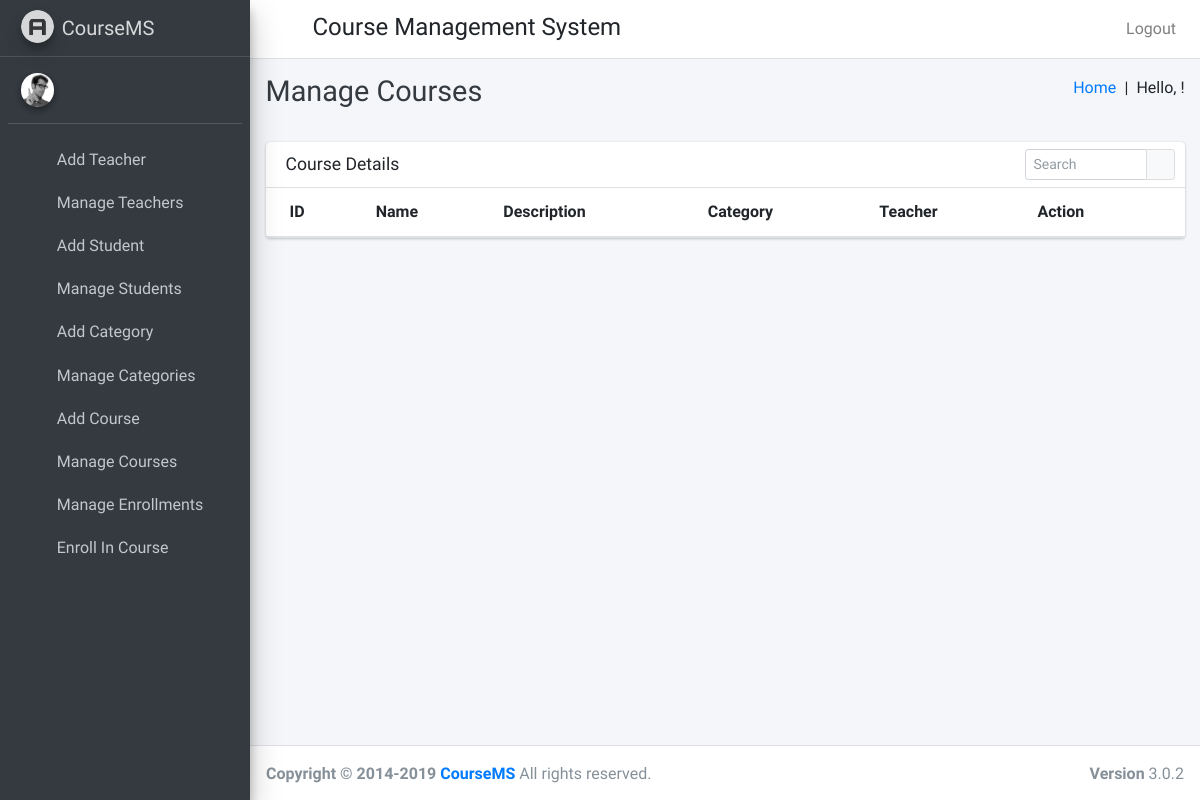
The page /manage_courses on the database as committed earlier.
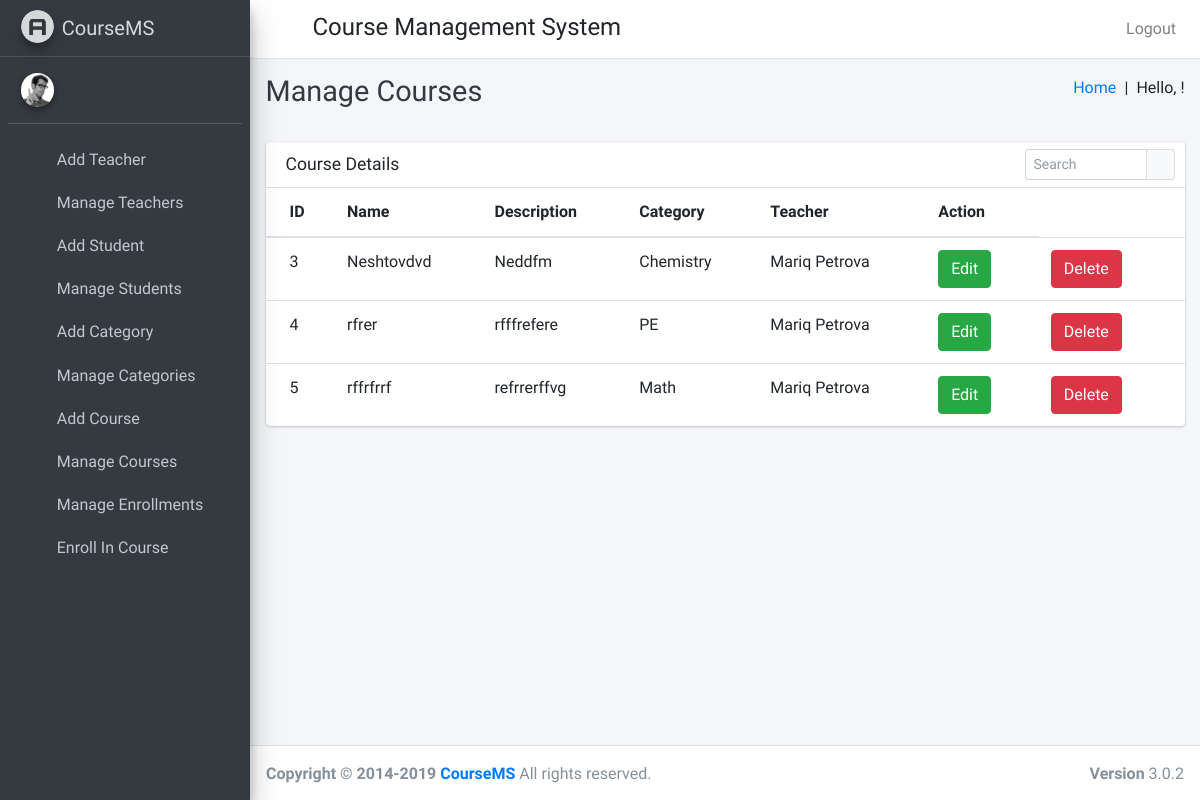
The same page on the database as committed later.
### course/models.py (models this page shows, shortened)
class Course(models.Model):
    id = models.AutoField(primary_key=True)
    course_name = models.CharField(max_length=255)
    category_id = models.ForeignKey(Category, on_delete=models.CASCADE)
    course_description = models.TextField()
    teacher_id = models.ForeignKey(Teacher, on_delete=models.CASCADE)
    created_at = models.DateTimeField(auto_now_add=True)
    updated_at = models.DateTimeField(auto_now=True)
    students = models.ManyToManyField(Student, through='Enrollment')

class Category(models.Model):
    id = models.AutoField(primary_key=True)
    category_name = models.CharField(max_length=25, unique=True)
    def __str__(self):
        return f'{self.category_name}'

class Teacher(models.Model):
    id = models.AutoField(primary_key=True)
    user = models.OneToOneField(User, on_delete=models.CASCADE)
    address = models.TextField()
    created_at=models.DateTimeField(auto_now_add=True)
    updated_at=models.DateTimeField(auto_now_add=True)
    def __str__(self):
        return f'{self.user.first_name} {self.user.last_name}'

class User(AbstractUser):
    USER_TYPE_SELECTION = (
        (1, "HOD"),
        (2, "Teacher"),
        (3, "Student")
    )
    user_type = models.CharField(max_length=1, choices=USER_TYPE_SELECTION, default=1)

### course/HodViews.py (the view)
# urls.py: path('manage_courses', HodViews.manage_courses, name="manage_courses"),
def manage_courses(request):
    courses = Course.objects.all()
    return render(request, "hod_templates/manage_courses_template.html", {"courses": courses})

### course/templates/hod_templates/manage_courses_template.html
{% extends 'hod_templates/base_template.html' %}
{% block page_title %}
Manage Courses
{% endblock page_title %}
{% block main_content %}
    <section class="content">
      <div class="container-fluid">
           <div class="row">
          <div class="col-12">
            <div class="card">
              <div class="card-header">
                <h3 class="card-title">Course Details</h3>
                <div class="card-tools">
                  <div class="input-group input-group-sm" style="width: 150px;">
                    <input type="text" name="table_search" class="form-control float-right" placeholder="Search">
                    <div class="input-group-append">
                      <button type="submit" class="btn btn-default"><i class="fas fa-search"></i></button>
                    </div>
                  </div>
                </div>
              </div>
              <div class="card-body table-responsive p-0">
                <table class="table table-hover text-nowrap">
                  <thead>
                    <tr>
                      <th>ID</th>
                      <th>Name</th>
                      <th>Description</th>
                      <th>Category</th>
                      <th>Teacher</th>
                      <th>Action</th>
                    </tr>
                  </thead>
                  <tbody>
                  {% for course in courses %}
                    <tr>
                      <td>{{ course.id }}</td>
                      <td>{{ course.course_name }}</td>
                      <td>{{ course.course_description }}</td>
                      <td>{{ course.category_id }}</td>
                      <td>{{ course.teacher_id }}</td>
                      <td><a href="{% url 'edit_course' course_id=course.id %}" class="btn btn-success">Edit</a></td>
                      <td><a href="/delete_course/{{ course.id }}" class="btn btn-danger">Delete</a></td>
                    </tr>
                  {% endfor %}
                  </tbody>
                </table>
              </div>
            </div>
          </div>
        </div>
      </div>
    </section>
{% endblock main_content %}

Rows that differ between the two databases and show on the page:
added Course: id "3", course_name "Neshtovdvd", course_description "Neddfm", category_id "Chemistry", teacher_id "Mariq Petrova"
added Course: id "4", course_name "rfrer", course_description "rfffrefere", category_id "PE", teacher_id "Mariq Petrova"
added Course: id "5", course_name "rffrfrrf", course_description "refrrerffvg", category_id "Math", teacher_id "Mariq Petrova"
